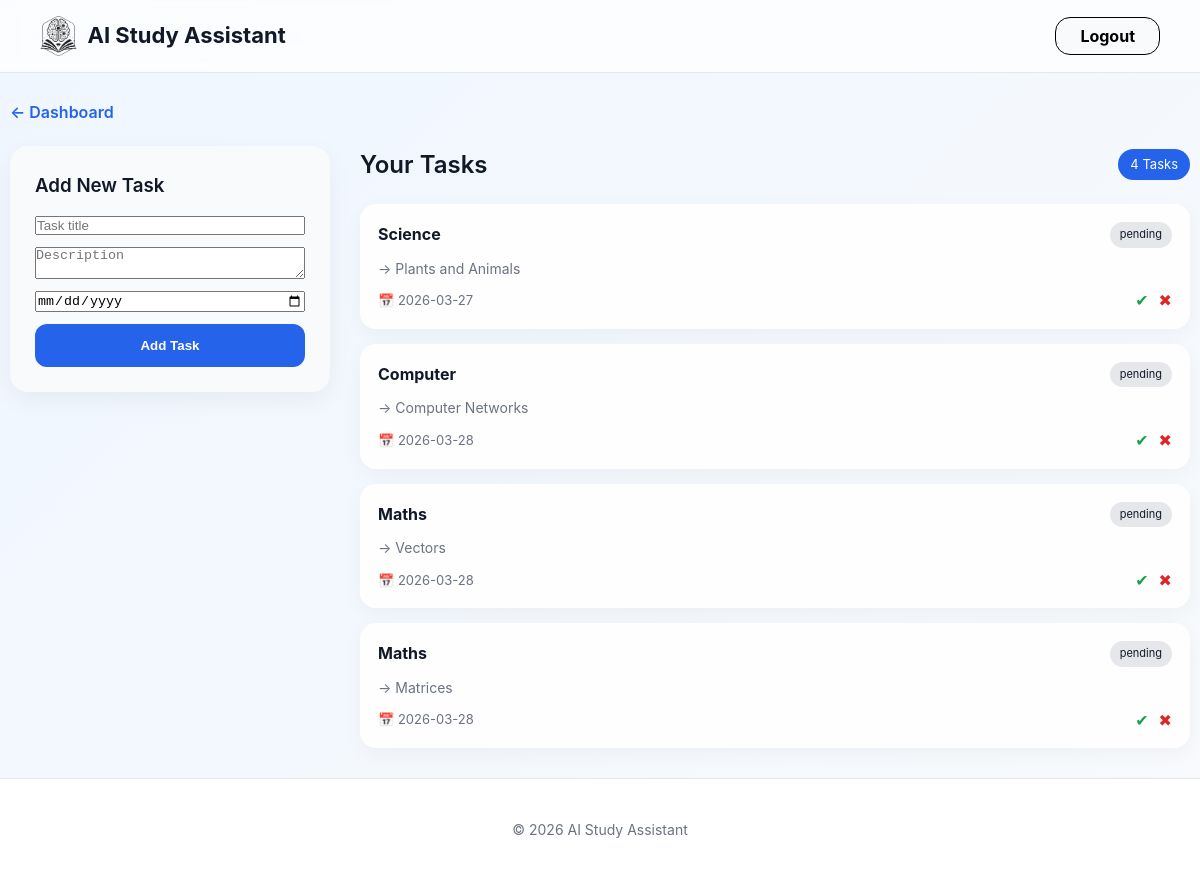
/study_planner (signed in), run on the app's committed database.
### models.py (models this page shows)
class Task(db.Model):
    __tablename__ = "tasks"
    id = db.Column(db.Integer, primary_key=True)
    title = db.Column(db.String(200), nullable=False)
    description = db.Column(db.Text)
    deadline = db.Column(db.Date)
    status = db.Column(db.String(20), default="pending")
    user_id = db.Column(db.Integer, db.ForeignKey("users.id"), nullable=False)
    user = db.relationship("User", backref="tasks")

### app.py (the view, shortened to what this page needs)
@app.route("/study_planner", methods=["GET","POST"])
def study_planner():
    if "user_id" not in session:
        flash("Please Login First!", "warning")
        return redirect(url_for("index"))
    tasks = Task.query.filter_by(user_id=session["user_id"]).order_by(Task.deadline.asc()).all()
    return render_template("study_planner.html",tasks=tasks)

### templates/study_planner.html (shortened to what this page needs)
{% extends "base.html" %}
{% block content %}
<div class="planner-wrapper fade-in">
    <a href="/dashboard" class="back-btn">← Dashboard</a>
    <div class="planner-layout fade-in">
        <div class="planner-left fade-in">
            <div class="planner-form-card fade-in">
                <h3>Add New Task</h3>
                <form method="POST" id="planner-form" class="planner-form">
                    <input type="text" name="title" placeholder="Task title" required>
                    <textarea name="description" placeholder="Description"></textarea>
                    <input type="date" name="deadline">
                    <button class="btn-primary">Add Task</button>
                </form>
            </div>
        </div>
        <div class="planner-right fade-in">
            <div class="planner-header fade-in">
                <h2>Your Tasks</h2>
                <span class="task-count">{{ tasks|length }} Tasks</span>
            </div>
            {% if tasks %}
            <div class="task-list fade-in">
                {% for task in tasks %}
                <div class="task-card {% if task.status == 'completed' %}completed{% endif %}">
                    <div class="task-top">
                        <h4>{{ task.title }}</h4>
                        <span class="task-status {% if task.status == 'completed' %}completed{% endif %}">
                            {{ task.status }}
                        </span>
                    </div>
                    <p class="task-desc">
                        {{ task.description or "No description" }}
                    </p>
                    <div class="task-footer">
                        <span class="task-date">
                            📅 {{ task.deadline if task.deadline else "No deadline" }}
                        </span>
                        <div class="task-actions">
                            {% if task.status != "completed" %}
                            <form method="POST" action="/task_complete/{{ task.id }}" class="task-action-form">
                                <button type="submit" class="complete-btn">✔</button>
                            </form>
                            {% endif %}
                            <form method="POST" action="/delete_task/{{ task.id }}" class="task-action-form">
                                <button type="submit" class="delete-btn">✖</button>
                            </form>
                        </div>
                    </div>
                </div>
                {% endfor %}
            </div>
            {% else %}
            <div class="empty-state fade-in">
                <h3>No tasks yet</h3>
                <p>Start by adding your first study task.</p>
            </div>
            {% endif %}
        </div>
    </div>
</div>
{% endblock %}

### static/css/style.css (style rules this page uses)
:root { --primary: #2563eb; --secondary: #9333ea; --text-dark: #111827; --text-light: #6b7280; --bg: linear-gradient( 135deg, #eff6ff, #f8fafc ); --card: rgba(255,255,255,0.9); --bg-light: #f9fafb; --white: #ffffff; --border-light: #e5e7eb; }
* { margin: 0; padding: 0; box-sizing: border-box; transition: all 0.3s ease; }
html { scroll-behavior: smooth; }
body { font-family: "Inter", Arial, sans-serif; min-height: 100vh; display: flex; flex-direction: column; background: var(--bg); color: var(--text-dark); padding-top: 90px; line-height: 1.6; }
a { text-decoration: none; }
h1, h2, h3 { font-weight: 600; }
.btn-primary { display: inline-block; background: var(--primary); color: white; padding: 14px 28px; border: none; border-radius: 12px; font-weight: 600; transition: all 0.3s ease; cursor: pointer; }
.back-btn { display: inline-block; margin-bottom: 20px; color: #2563eb; font-weight: 600; transition: 0.2s; }
.planner-wrapper { max-width: 1200px; margin: auto; padding: 10px; }
.planner-layout { display: grid; grid-template-columns: 320px 1fr; gap: 30px; }
.planner-form-card { background: var(--bg-light); padding: 25px; border-radius: 18px; box-shadow: 0 8px 25px rgba(0, 0, 0, 0.05); }
.planner-form-card h3 { margin-bottom: 15px; }
.planner-form { display: flex; flex-direction: column; gap: 12px; }
.planner-header { display: flex; justify-content: space-between; align-items: center; margin-bottom: 20px; }
.task-count { background: #2563eb; color: white; padding: 5px 12px; border-radius: 999px; font-size: 13px; }
.task-list { display: flex; flex-direction: column; gap: 15px; }
.task-card { background: var(--card); padding: 18px; border-radius: 16px; box-shadow: 0 6px 20px rgba(0, 0, 0, 0.04); transition: 0.25s ease; }
.task-top { display: flex; justify-content: space-between; align-items: center; }
.task-status { font-size: 11px; padding: 4px 10px; border-radius: 999px; background: #e5e7eb; }
.task-desc { margin: 10px 0; font-size: 14px; color: #6b7280; }
.task-footer { display: flex; justify-content: space-between; align-items: center; }
.task-date { font-size: 13px; color: #6b7280; }
.task-actions { display: flex; gap: 10px; }
.complete-btn { color: #16a34a; font-size: 16px; }
.delete-btn { color: #dc2626; font-size: 16px; }
.task-action-form { display: flex; }
.task-action-form button { background: none; border: none; cursor: pointer; padding: 0; font-family: inherit; }
.fade-in { animation: fadeIn 0.4s ease; }

### data on the page
Task: title "Science", status "pending", description "-> Plants and Animals", deadline "2026-03-27"
Task: title "Computer", status "pending", description "-> Computer Networks", deadline "2026-03-28"
Task: title "Maths", status "pending", description "-> Vectors", deadline "2026-03-28"
Task: title "Maths", status "pending", description "-> Matrices", deadline "2026-03-28"

### other printed values
{{ tasks|length }} "4"
